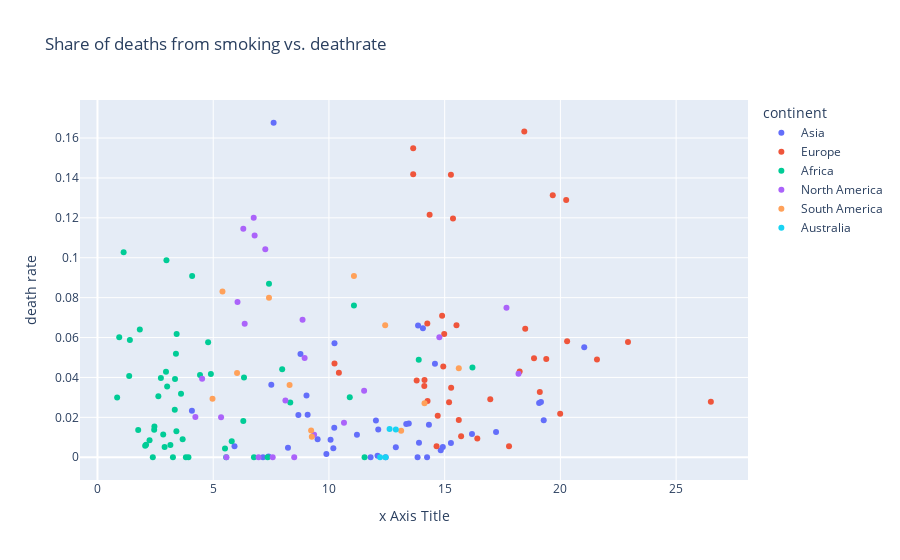

This figure's notebook cell:
### Code cell
fig = px.scatter(final_data,
    x = 'Share of deaths from smoking (%)',
    y = 'deathrate',
    hover_name=countries,
    color='continent',
    title='Share of deaths from smoking vs. deathrate')
fig.update_layout(
    xaxis_title="x Axis Title",
    yaxis_title="death rate"
    )
fig.show()

### Figure 1 — Plotly figure (JSON) as saved in the notebook; plotly's stock layout.template omitted (floating-point values rounded to 4 significant figures)
{"data": [{"hovertemplate": "<b>%{hovertext}</b><br><br>continent=Asia<br>Share of deaths from smoking (%)=%{x}<br>deathrate=%{y}<extra></extra>", "hovertext": ["Afghanistan", "Armenia", "Azerbaijan", "Bahrain", "Bangladesh", "Bhutan", "Brunei", "Cambodia", "China", "Cyprus", "Georgia", "India", "Indonesia", "Iran", "Iraq", "Israel", "Japan", "Jordan", "Kazakhstan", "Kuwait", "Kyrgyzstan", "Laos", "Lebanon", "Malaysia", "Maldives", "Mongolia", "Nepal", "Oman", "Pakistan", "Philippines", "Qatar", "Saudi Arabia", "Singapore", "Sri Lanka", "Syria", "Tajikistan", "Thailand", "Turkey", "United Arab Emirates", "Uzbekistan", "Vietnam", "Yemen"], "legendgroup": "Asia", "marker": {"color": "#636efa", "symbol": "circle"}, "mode": "markers", "name": "Asia", "showlegend": true, "type": "scatter", "x": [4.08, 17.22, 16.18, 9.89, 10.23, 7.15, 15.27, 12.45, 21.03, 19.28, 13.45, 9.03, 13.85, 10.24, 7.51, 13.34, 14.58, 12.13, 14.92, 13.89, 11.21, 11.8, 19.08, 14.32, 14.83, 13.83, 12.89, 8.23, 9.08, 14.06, 7.39, 5.92, 12.1, 10.07, 8.77, 8.68, 12.03, 19.16, 9.51, 10.19, 14.24, 7.61], "xaxis": "x", "y": [0.02326, 0.0127, 0.01165, 0.001593, 0.01473, 0, 0.007092, 0, 0.05517, 0.01852, 0.01697, 0.03101, 0.06601, 0.05713, 0.03628, 0.01669, 0.04692, 0.01387, 0.005184, 0.007218, 0.01126, 0, 0.02725, 0.01634, 0.0035, 0, 0.004975, 0.004761, 0.02136, 0.06467, 0.0004213, 0.005497, 0.000764, 0.008763, 0.05172, 0.02118, 0.01846, 0.0277, 0.009057, 0.004553, 0, 0.1677], "yaxis": "y"}, {"hovertemplate": "<b>%{hovertext}</b><br><br>continent=Europe<br>Share of deaths from smoking (%)=%{x}<br>deathrate=%{y}<extra></extra>", "hovertext": ["Albania", "Andorra", "Austria", "Belarus", "Belgium", "Bosnia and Herzegovina", "Bulgaria", "Croatia", "Denmark", "Estonia", "Finland", "France", "Germany", "Greece", "Hungary", "Iceland", "Ireland", "Italy", "Latvia", "Lithuania", "Luxembourg", "Malta", "Moldova", "Montenegro", "Netherlands", "Norway", "Poland", "Portugal", "Romania", "Russia", "Serbia", "Slovakia", "Slovenia", "Spain", "Sweden", "Switzerland", "Ukraine", "United Kingdom"], "legendgroup": "Europe", "marker": {"color": "#EF553B", "symbol": "circle"}, "mode": "markers", "name": "Europe", "showlegend": true, "type": "scatter", "x": [19.11, 14.25, 14.13, 17.78, 18.44, 22.92, 18.86, 18.24, 21.58, 14.12, 10.24, 13.64, 14.94, 20.29, 19.67, 14.65, 18.48, 13.64, 14.7, 13.79, 15.19, 15.71, 15.28, 26.5, 20.25, 14.26, 19.39, 10.43, 15.51, 16.41, 19.99, 15.61, 14.89, 15.36, 14.35, 14.98, 16.97, 15.27], "xaxis": "x", "y": [0.03267, 0.06702, 0.03872, 0.005554, 0.1633, 0.05773, 0.04958, 0.04301, 0.04901, 0.03573, 0.04704, 0.1549, 0.04546, 0.0581, 0.1313, 0.005549, 0.06437, 0.1419, 0.02075, 0.03841, 0.02754, 0.01054, 0.03486, 0.02778, 0.129, 0.02818, 0.0492, 0.04237, 0.06614, 0.009459, 0.0218, 0.01873, 0.07089, 0.1197, 0.1215, 0.06176, 0.02903, 0.1416], "yaxis": "y"}, {"hovertemplate": "<b>%{hovertext}</b><br><br>continent=Africa<br>Share of deaths from smoking (%)=%{x}<br>deathrate=%{y}<extra></extra>", "hovertext": ["Algeria", "Angola", "Benin", "Botswana", "Burkina Faso", "Burundi", "Cameroon", "Central African Republic", "Chad", "Comoros", "Cote d'Ivoire", "Djibouti", "Egypt", "Equatorial Guinea", "Eritrea", "Ethiopia", "Gabon", "Gambia", "Ghana", "Guinea", "Guinea-Bissau", "Kenya", "Lesotho", "Liberia", "Libya", "Madagascar", "Malawi", "Mali", "Mauritania", "Mauritius", "Morocco", "Mozambique", "Namibia", "Niger", "Nigeria", "Rwanda", "Sao Tome and Principe", "Senegal", "Seychelles", "Sierra Leone", "Somalia", "South Africa", "South Sudan", "Sudan", "Tanzania", "Togo", "Tunisia", "Uganda", "Zambia", "Zimbabwe"], "legendgroup": "Africa", "marker": {"color": "#00cc96", "symbol": "circle"}, "mode": "markers", "name": "Africa", "showlegend": true, "type": "scatter", "x": [11.08, 4.78, 2.46, 6.33, 1.83, 3.34, 2.74, 3.93, 1.13, 4.09, 3.41, 5.51, 13.88, 2.25, 3.26, 1.76, 5.8, 4.9, 2.9, 2.1, 2.06, 3.39, 7.35, 2.98, 7.98, 3.15, 2.96, 1.4, 2.63, 10.9, 8.33, 3.82, 6.76, 0.94, 0.85, 5.56, 3.61, 2.84, 11.54, 3.42, 3.35, 6.3, 2.45, 1.37, 4.43, 3.01, 16.2, 2.39, 3.68, 7.41], "xaxis": "x", "y": [0.07605, 0.05769, 0.01538, 0.04, 0.06407, 0.02381, 0.03967, 0, 0.1028, 0.09091, 0.01301, 0.004326, 0.04887, 0.008485, 0, 0.0137, 0.007989, 0.04167, 0.005085, 0.006287, 0.00578, 0.05192, 0, 0.09871, 0.04412, 0.006135, 0.04286, 0.05882, 0.03053, 0.03012, 0.02748, 0, 0, 0.06018, 0.03, 0, 0.03187, 0.01146, 0, 0.0618, 0.03928, 0.01814, 0.01379, 0.04069, 0.04126, 0.0355, 0.04502, 0, 0.009067, 0.08696], "yaxis": "y"}, {"hovertemplate": "<b>%{hovertext}</b><br><br>continent=North America<br>Share of deaths from smoking (%)=%{x}<br>deathrate=%{y}<extra></extra>", "hovertext": ["Antigua and Barbuda", "Bahamas", "Barbados", "Belize", "Canada", "Costa Rica", "Cuba", "Dominica", "Dominican Republic", "El Salvador", "Grenada", "Guatemala", "Haiti", "Honduras", "Jamaica", "Mexico", "Nicaragua", "Panama", "Saint Lucia", "Saint Vincent and the Grenadines", "Trinidad and Tobago", "United States"], "legendgroup": "North America", "marker": {"color": "#ab63fa", "symbol": "circle"}, "mode": "markers", "name": "North America", "showlegend": true, "type": "scatter", "x": [6.75, 6.3, 6.05, 6.79, 17.67, 9.36, 18.19, 5.57, 11.52, 5.34, 7.57, 4.23, 4.52, 8.95, 10.65, 7.25, 6.36, 8.12, 8.5, 6.96, 8.86, 14.77], "xaxis": "x", "y": [0.12, 0.1146, 0.07778, 0.1111, 0.07489, 0.01134, 0.04187, 0, 0.03335, 0.02003, 0, 0.02016, 0.0394, 0.04975, 0.01731, 0.1043, 0.06693, 0.02848, 0, 0, 0.06897, 0.06014], "yaxis": "y"}, {"hovertemplate": "<b>%{hovertext}</b><br><br>continent=South America<br>Share of deaths from smoking (%)=%{x}<br>deathrate=%{y}<extra></extra>", "hovertext": ["Argentina", "Bolivia", "Brazil", "Chile", "Colombia", "Ecuador", "Guyana", "Paraguay", "Peru", "Suriname", "Uruguay", "Venezuela"], "legendgroup": "South America", "marker": {"color": "#FFA15A", "symbol": "circle"}, "mode": "markers", "name": "South America", "showlegend": true, "type": "scatter", "x": [15.61, 6.03, 12.43, 9.26, 8.3, 5.4, 7.41, 13.12, 4.97, 11.08, 14.13, 9.23], "xaxis": "x", "y": [0.04461, 0.04218, 0.06614, 0.01027, 0.0362, 0.08313, 0.08, 0.01327, 0.02929, 0.09091, 0.0271, 0.01335], "yaxis": "y"}, {"hovertemplate": "<b>%{hovertext}</b><br><br>continent=Australia<br>Share of deaths from smoking (%)=%{x}<br>deathrate=%{y}<extra></extra>", "hovertext": ["Australia", "Fiji", "New Zealand", "Papua New Guinea"], "legendgroup": "Australia", "marker": {"color": "#19d3f3", "symbol": "circle"}, "mode": "markers", "name": "Australia", "showlegend": true, "type": "scatter", "x": [12.62, 12.21, 12.89, 12.45], "xaxis": "x", "y": [0.01414, 0, 0.01397, 0], "yaxis": "y"}], "layout": {"legend": {"title": {"text": "continent"}, "tracegroupgap": 0}, "title": {"text": "Share of deaths from smoking vs. deathrate"}, "xaxis": {"anchor": "y", "domain": [0, 1], "title": {"text": "x Axis Title"}}, "yaxis": {"anchor": "x", "domain": [0, 1], "title": {"text": "death rate"}}}}
